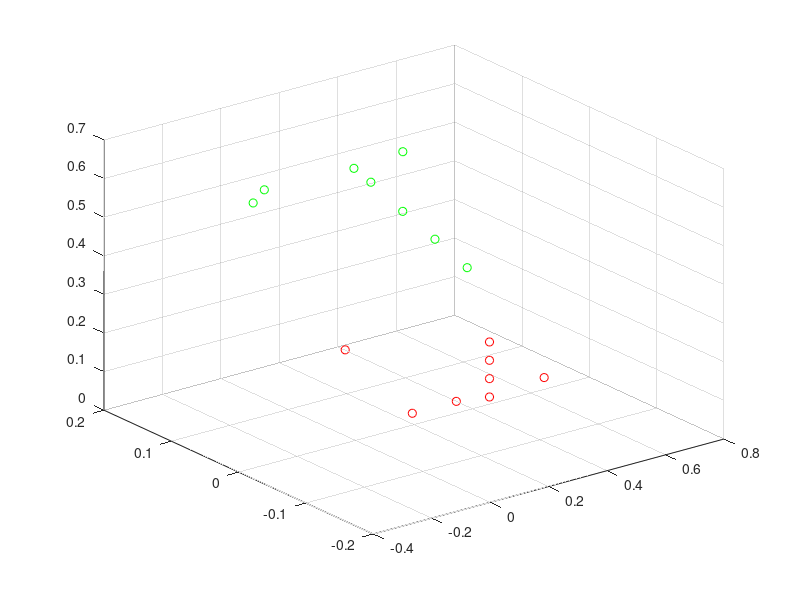

MATLAB code for this plot: (Note: this script raises an error after producing the figure.)
close all
clc
clear all
w = [0.7005 0.024 0; ... 
   0.4 0.024 0 ; ...
   0.2495 0.024 0; ...
   0.402 0.19 0; ...
   0.449 -0.004 0.16627; ...
   0.449 -0.004 0.11877; ...
   0.449 -0.004 0.07127; ...
   0.449 -0.004 0.02377];

ctag = [-0.322713 0.0119508 0.671776; ...
    0.0577349 0.0274597 0.670989; ...
    0.243119 0.0353418 0.669769; ...
    0.053183 0.158643 0.511146; ...
    0.0110721 -0.161089 0.57441; ...
    0.00809416 -0.114525 0.611413; ...
    0.00515552 -0.0678623 0.646763; ...
    0.00249965 -0.0216926 0.685821];

scatter3(w(:, 1), w(:, 2), w(:, 3), 'r');
hold on;
scatter3(ctag(:, 1), ctag(:, 2), ctag(:, 3), 'g');

%%
[a, b] = estimateRigidTransform(w', ctag');

c = [ctag ones(8,1)]';

w_p = a*c;
w_p = w_p(1:3,:)';

figure;
scatter3(w(:, 1), w(:, 2), w(:, 3), 'r');
hold on;
scatter3(w_p(:, 1), w_p(:, 2), w_p(:, 3), 'b');